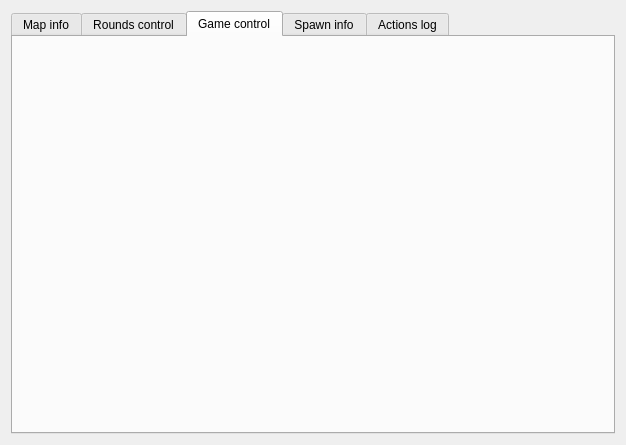
<?xml version="1.0" encoding="UTF-8"?>
<ui version="4.0">
 <class>Form</class>
 <widget class="QWidget" name="Form">
  <property name="geometry">
   <rect>
    <x>0</x>
    <y>0</y>
    <width>626</width>
    <height>445</height>
   </rect>
  </property>
  <property name="windowTitle">
   <string>Form</string>
  </property>
  <layout class="QVBoxLayout" name="verticalLayout">
   <item>
    <widget class="QTabWidget" name="tabWidget">
     <property name="currentIndex">
      <number>2</number>
     </property>
     <widget class="QWidget" name="mapTab">
      <attribute name="title">
       <string>Map info</string>
      </attribute>
     </widget>
     <widget class="QWidget" name="roundTab">
      <attribute name="title">
       <string>Rounds control</string>
      </attribute>
     </widget>
     <widget class="QWidget" name="gameTab">
      <attribute name="title">
       <string>Game control</string>
      </attribute>
     </widget>
     <widget class="QWidget" name="spawnInfoTab">
      <attribute name="title">
       <string>Spawn info</string>
      </attribute>
     </widget>
     <widget class="QWidget" name="logTab">
      <attribute name="title">
       <string>Actions log</string>
      </attribute>
     </widget>
    </widget>
   </item>
  </layout>
 </widget>
 <resources/>
 <connections/>
</ui>
